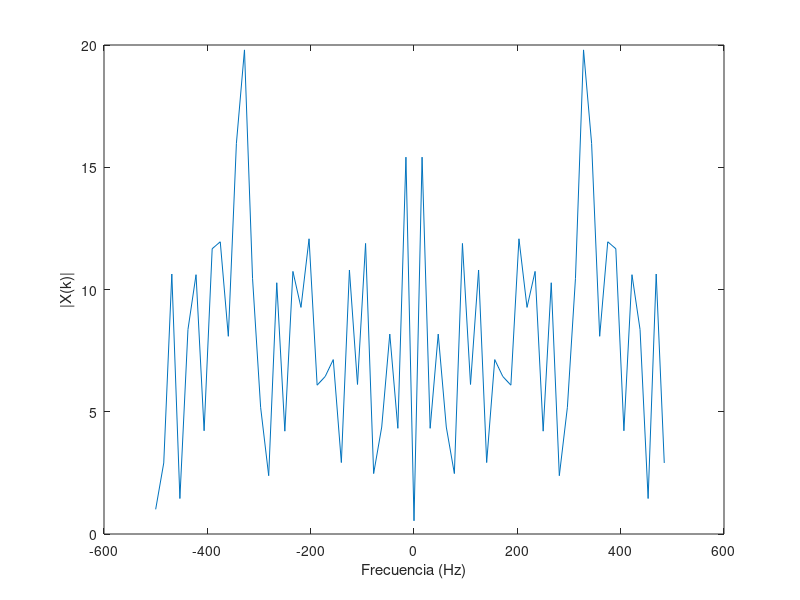

Recreate this plot in MATLAB. (Note: this script raises an error after producing the figure.)
%%%%%%%%%%%%%%%%%%%%%%%%%%%%%%%%%%%%%%%%%%%%%%%%%%%%%%%%%%%%
%%%%%%%%%%%%%%  PARTE 1: Convolución Circular %%%%%%%%%%%%%%
%%%%%%%%%%%%%%%%%%%%%%%%%%%%%%%%%%%%%%%%%%%%%%%%%%%%%%%%%%%%

% PREGUNTA 1

% Parámetros
N = 64;        % Longitud de x[n], puede ajustarse
Ts = 1e-3;     % Periodo de muestreo

% Generar señal aleatoria x[n]
x = randn(N, 1);

% Calcular su espectro X(k)
X = fftshift(fft(x));

% Vector de frecuencia para graficar
Fs = 1/Ts;
f = (-N/2:N/2-1)*(Fs/N);

% Graficar el espectro de x[n]
figure;
plot(f, abs(X));
xlabel("Frecuencia (Hz)");
ylabel("|X(k)|");
xline(0)
title("Espectro de x[n]");


% PREGUNTA 2

% Respuesta al impulso del canal h[n]
h = [-0.1, 0.3, -0.5, 0.7, -0.9, 0.7, -0.5, 0.3, -0.1]';

% Llenar con ceros h[n] hasta longitud N
h_padded = [h; zeros(N - length(h), 1)];

% Calcular su espectro H(k)
H = fftshift(fft(h_padded));

% Graficar el espectro de h[n]
figure;
plot(f, abs(H));
xlabel("Frecuencia (Hz)");
ylabel("|H(k)|");
title("Espectro de h[n]");


% PREGUNTA 3

% Convolución lineal
y = conv(x, h);

% Calcular su FFT de N puntos
Y = fftshift(fft(y, N));

% Graficar el espectro de y[n]
figure;
plot(f, abs(Y));
xlabel("Frecuencia (Hz)");
ylabel("|Y_L(k)|");
title("Espectro de y_L[n] (Convolución Lineal)");


% PREGUNTA 4

% Convolución circular
yc = cconv(x, h, N);  % Convolución circular de N puntos

% Calcular su espectro Yc(k)
Yc = fftshift(fft(yc));

% Graficar el espectro de yc[n]
figure;
plot(f, abs(Yc));
xlabel("Frecuencia (Hz)");
ylabel("|Y_c(k)|");
title("Espectro de y_c[n] (Convolución Circular)");


% PREGUNTA 5

% Calcular el producto X(k) * H(k)
XH = X .* H;

% Comparación entre X(k)*H(k) y Y(k)
figure;
subplot(1,2,1);
plot(f, abs(XH), f, abs(Y));
xlabel("Frecuencia (Hz)");
ylabel("Magnitud");
title("Comparación de X(k)*H(k) y Y_L(k)");
legend("|X(k)*H(k)|", "|Y_L(k)|");

% Comparación entre X(k)*H(k) y Yc(k)
subplot(1,2,2);
plot(f, abs(XH), f, abs(Yc));
xlabel("Frecuencia (Hz)");
ylabel("Magnitud");
title("Comparación de X(k)*H(k) y Y_c(k)");
legend("|X(k)*H(k)|", "|Y_c(k)|");


% PREGUNTA 6

% Longitud del prefijo cíclico (debe ser >= longitud de h[n]-1)
L = length(h) - 1;

% Construir prefijo cíclico a partir de las últimas L muestras de x[n]
cyclic_prefix = x(end-L+1:end);

% Extender x[n] con prefijo cíclico
x_ext = [cyclic_prefix; x];

figure;
hold on;
plot(-L:N-1, x_ext, "b")
plot(0:N-1, x, "r");
xlabel("n");
ylabel("x[n]");
legend("x_{ext}[n]", "x[n]");
title("Señal x[n] y x_{ext}[n] con Prefijo Cíclico");
hold off;


% PREGUNTA 7

% Longitud óptima del prefijo cíclico es L = length(h) - 1
fprintf("Longitud elegida del prefijo cíclico: %d\n", L);

% Convolución lineal con la señal extendida
y_ext = conv(x_ext, h);

% Eliminar las primeras L muestras para extraer el resultado de la convolución circular
yc_extracted = y_ext(L+1:L+N);


figure;
hold on;
plot(-L:N+L-1, y_ext, "b")
plot(0:N-1, yc_extracted, "r");
xlabel("n");
ylabel("x[n]");
xlim([-L, N+L-1])
legend("y_{ext}[n]", "y_c[n]");
title("Convolución circular extraída de la lineal");
hold off;

Yc_extracted = fftshift(fft(yc_extracted));

% Comparación entre X(k)*H(k) y Yc(k) extraído
figure;
plot(f, abs(XH), f, abs(Yc_extracted));
xlabel("Frecuencia (Hz)");
ylabel("Magnitud");
legend("|X(k)*H(k)|", "|Y_{c,extracted}(k)|");
title("Comparación de X(k)*H(k) y Y_{c,extracted}(k)");



%%%%%%%%%%%%%%%%%%%%%%%%%%%%%%%%%%%%%%%%%%%%%%%%%%%%%%%%%%%%
%%%%%%%%%%%%%%%%%%  PARTE 2: Ecualización %%%%%%%%%%%%%%%%%%
%%%%%%%%%%%%%%%%%%%%%%%%%%%%%%%%%%%%%%%%%%%%%%%%%%%%%%%%%%%%

% PREGUNTA 1

% Parámetros de OFDM
NFFT = 128;           % Tamaño de FFT
l_cp = 16;             % Longitud del prefijo cíclico
Nofdm = 100;          % Número de símbolos OFDM
Nf = 10;            % Número de subportadoras de datos
m_ary = 4;            % Modulación QPSK

% Respuesta al impulso del canal h[n]
h = [-0.1, 0.3, -0.5, 0.7, -0.9, 0.7, -0.5, 0.3, -0.1]';
H = fft(h, NFFT);

% Generar bits aleatorios
numBits = Nf * Nofdm * log2(m_ary);
bits = randi([0 1], numBits, 1);

% Modulación QPSK
mod = moduladorQPSK(bits);
mod = reshape(mod, Nf, Nofdm);

% Inicializar la matriz de símbolos OFDM
X = zeros(NFFT, Nofdm);

% Mapear símbolos a subportadoras
X(29:29+Nf-1, :) = mod;

% Símbolos inversos y conjugados
X(NFFT/2+2:NFFT,:) = flipud(conj(X(2:NFFT/2,:)));

% Modulación OFDM (IFFT)
x = ifft(X, NFFT);

% Agregar intervalo de guarda lleno de ceros
ofdm_with_guard = [zeros(l_cp, Nofdm); x];

% Serializar los símbolos OFDM
s = ofdm_with_guard(:);

% PREGUNTA 2

% Transmitir a través del canal
s_rx = conv(s, h);
s_rx = s_rx(1:length(s));

% Remodelar la señal recibida
s_rx_matrix = reshape(s_rx, NFFT + l_cp, Nofdm);

% Eliminar el intervalo de guarda
received_mod = s_rx_matrix(l_cp+1:end, :);

% Demodulación OFDM (FFT)
Y = fft(received_mod, NFFT);

size(Y)
size(repmat(H.', 1, Nofdm))

% Ecualización en el dominio de frecuencia
Y_eq = Y ./ repmat(H, 1, Nofdm);

% Extraer las subportadoras de datos
received_data = Y_eq(2:Nf+1, :);
received_data = received_data(:);

% Demodulación QPSK
received_bits = demoduladorQPSK(received_data);

% Calcular BER
num_errors = sum(bits ~= received_bits);
bit_error_rate = num_errors / numBits;
fprintf("Caso a) BER con intervalo de guarda en cero: %f\n", bit_error_rate);

% Diagrama de constelación
figure;
subplot(1,2,1);
plot(real(mod), imag(mod), "o");
title("Constelación Transmitida");
xlabel("En Fase");
ylabel("En Cuadratura");
axis square;

subplot(1,2,2);
plot(real(received_data), imag(received_data), "o");
title("Constelación Recibida (Caso a)");
xlabel("En Fase");
ylabel("En Cuadratura");
axis square;

%%%%%%%%%%%%%%%%%%%%%%%%%%%%%%%%%%%%%%%%%%%%%%%%%%%%%%%%%%%%
%%%%%%%%%%%%  PARTE B: Intervalo de guarda con 0 %%%%%%%%%%%%%%%%%%
%%%%%%%%%%%%%%%%%%%%%%%%%%%%%%%%%%%%%%%%%%%%%%%%%%%%%%%%%%%%

% Actualizar l_cp para el Caso b)
l_cp = 4;  % Longitud del prefijo cíclico menor al canal

% Modulación QPSK
mod_b = moduladorQPSK(bits);

% Remodelar símbolos en subportadoras x símbolos OFDM
mod_b = reshape(mod_b, Nf, Nofdm);

% Inicializar la matriz de símbolos OFDM
X_b = zeros(NFFT, Nofdm);

% Mapear símbolos a subportadoras
X_b(2:Nf+1, :) = mod_b;

% Modulación OFDM (IFFT)
x_b = ifft(X_b, NFFT);

% Agregar prefijo cíclico (copia de las últimas l_cp muestras)
cyclic_prefix_b = x_b(end-l_cp+1:end, :);
ofdm_with_cp_b = [cyclic_prefix_b; x_b];

% Serializar los símbolos OFDM
s_b = ofdm_with_cp_b(:);

% Transmitir a través del canal
s_rx_b = conv(s_b, h);
s_rx_b = s_rx_b(1:length(s_b));

% Remodelar la señal recibida
s_rx_matrix_b = reshape(s_rx_b, NFFT + l_cp, Nofdm);

% Eliminar el prefijo cíclico
received_mod_b = s_rx_matrix_b(l_cp+1:end, :);

% Demodulación OFDM (FFT)
Y_b = fft(received_mod_b, NFFT);

% Ecualización en el dominio de frecuencia
Y_eq_b = Y_b ./ repmat(H, 1, Nofdm);

% Extraer las subportadoras de datos
received_data_b = Y_eq_b(2:Nf+1, :);
received_data_b = received_data_b(:);

% Demodulación QPSK
received_bits_b = demoduladorQPSK(received_data_b);

% Calcular BER
num_errors_b = sum(bits ~= received_bits_b);
bit_error_rate_b = num_errors_b / numBits;
fprintf("Caso b) BER con prefijo cíclico corto: %f\n", bit_error_rate_b);

% Diagrama de constelación
figure;
subplot(1,2,1);
plot(real(mod_b), imag(mod_b), "o");
title("Constelación Transmitida");
xlabel("En Fase");
ylabel("En Cuadratura");
axis square;

subplot(1,2,2);
plot(real(received_data_b), imag(received_data_b), "o");
title("Constelación Recibida (Caso b)");
xlabel("En Fase");
ylabel("En Cuadratura");
axis square;

%%%%%%%%%%%%%%%%%%%%%%%%%%%%%%%%%%%%%%%%%%%%%%%%%%%%%%%%%%%%
%%%%%%%%%%%%  PARTE C:  %%%%%%%%%%%%%%%%%%
%%%%%%%%%%%%%%%%%%%%%%%%%%%%%%%%%%%%%%%%%%%%%%%%%%%%%%%%%%%%

% Actualizar l_cp para el Caso c)
l_cp = 16;  % Longitud del prefijo cíclico igual o mayor al canal

% Modulación QPSK
mod_c = moduladorQPSK(bits);

% Remodelar símbolos en subportadoras x símbolos OFDM
mod_c = reshape(mod_c, Nf, Nofdm);

% Inicializar la matriz de símbolos OFDM
X_c = zeros(NFFT, Nofdm);

% Mapear símbolos a subportadoras
X_c(2:Nf+1, :) = mod_c;

% Modulación OFDM (IFFT)
x_c = ifft(X_c, NFFT);

% Agregar prefijo cíclico (copia de las últimas l_cp muestras)
cyclic_prefix_c = x_c(end-l_cp+1:end, :);
ofdm_with_cp_c = [cyclic_prefix_c; x_c];

% Serializar los símbolos OFDM
s_c = ofdm_with_cp_c(:);

% Transmitir a través del canal
s_rx_c = conv(s_c, h);
s_rx_c = s_rx_c(1:length(s_c));

% Remodelar la señal recibida
s_rx_matrix_c = reshape(s_rx_c, NFFT + l_cp, Nofdm);

% Eliminar el prefijo cíclico
received_mod_c = s_rx_matrix_c(l_cp+1:end, :);

% Demodulación OFDM (FFT)
Y_c = fft(received_mod_c, NFFT);

% Ecualización en el dominio de frecuencia
Y_eq_c = Y_c ./ repmat(H, 1, Nofdm);

% Extraer las subportadoras de datos
received_data_c = Y_eq_c(2:Nf+1, :);
received_data_c = received_data_c(:);

% Demodulación QPSK
received_bits_c = demoduladorQPSK(received_data_c);

% Calcular BER
num_errors_c = sum(bits ~= received_bits_c);
bit_error_rate_c = num_errors_c / numBits;
fprintf("Caso c) BER con prefijo cíclico suficiente: %f\n", bit_error_rate_c);

% Diagrama de constelación
figure;
subplot(1,2,1);
plot(real(mod_c), imag(mod_c), "o");
title("Constelación Transmitida");
xlabel("En Fase");
ylabel("En Cuadratura");
axis square;

subplot(1,2,2);
plot(real(received_data_c), imag(received_data_c), "o");
title("Constelación Recibida (Caso c)");
xlabel("En Fase");
ylabel("En Cuadratura");
axis square;
